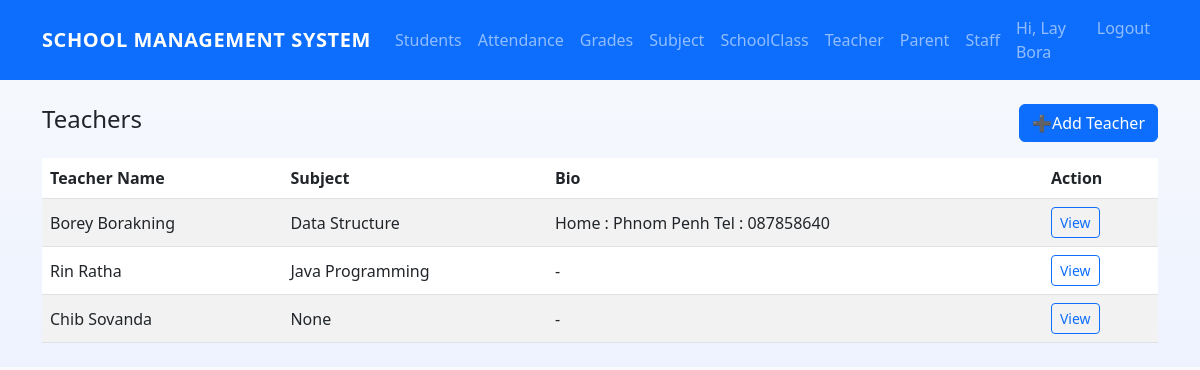
The page /teachers/ (signed in) on the database as committed earlier.
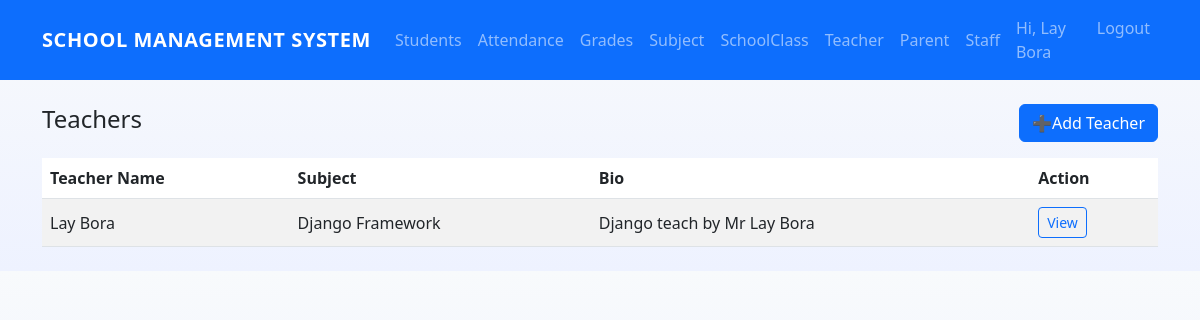
The same page on the database as committed later.
### core/models.py (models this page shows, shortened)
class TeacherProfile(models.Model):
    user = models.OneToOneField(User, on_delete=models.CASCADE)
    subjects = models.ManyToManyField(Subject, blank=True)
    bio = models.TextField(blank=True)
    image = models.ImageField(
        upload_to=user_directory_path,
        default='default/teacher.jpg',
        blank=True
    )

class User(AbstractUser):
    ROLE_CHOICES = (
        ('admin','Admin'),
        ('teacher','Teacher'),
        ('student','Student'),
        ('parent','Parent'),
        ('staff','Staff'),
    )
    role = models.CharField(max_length=10, choices=ROLE_CHOICES, default='student')
    phone = models.CharField(max_length=20, blank=True)

class Subject(models.Model):
    name = models.CharField(max_length=120)
    code = models.CharField(max_length=50, blank=True)

### core/views.py (the view)
# urls.py: path("teachers/",TeacherListView.as_view(),name='teacher_list'),
class TeacherListView(LoginRequiredMixin,ListView):
    model=TeacherProfile
    template_name="core/teacher_list.html"
    context_object_name="teachers"

### templates/core/teacher_list.html
{% extends 'core/base.html' %}
{% block content %}
  <div class="d-flex justify-content-between align-items-center mb-3">
    <h1 class="h4">Teachers</h1>
    <a class="btn btn-primary" href="{% url 'teacher-create'%}">➕Add Teacher</a>
  </div>
  <table class="table table-striped table-hover align-middle">
    <thead><tr><th>Teacher Name</th><th>Subject</th><th>Bio</th><th>Action</th></tr></thead>
    <tbody>
  {% for t in teachers %}
  <tr>
    <td>{{ t.user.get_full_name }}</td>
    <td>
      {% for sub in t.subjects.all %}
        {{ sub.name }}{% if not forloop.last %}, {% endif %}
      {% empty %}
        None
      {% endfor %}
    </td>
    <td>{{ t.bio|default:"-" }}</td>
    <td>
      <a class="btn btn-sm btn-outline-primary" href="{% url 'teacher-detail' t.pk %}">View</a>
    </td>
  </tr>
  {% empty %}
  <tr>
    <td colspan="4" class="text-center">No Teacher</td>
  </tr>
  {% endfor %}
</tbody>
  </table>
{% endblock %}

Rows that differ between the two databases and show on the page:
removed TeacherProfile: user.get_full_name "Borey Borakning", bio "Home : Phnom Penh Tel : 087858640"
removed TeacherProfile: user.get_full_name "Rin Ratha", bio "-"
no longer on this page (row edited): Subject: name "Java Programming", shown under "Rin Ratha"
removed TeacherProfile: user.get_full_name "Chib Sovanda", bio "-"
added TeacherProfile: user.get_full_name "Lay Bora", bio "Django teach by Mr Lay Bora"
changed TeacherProfile: loses Subject (name "Data Structure"); gains Subject (name "Django Framework")
